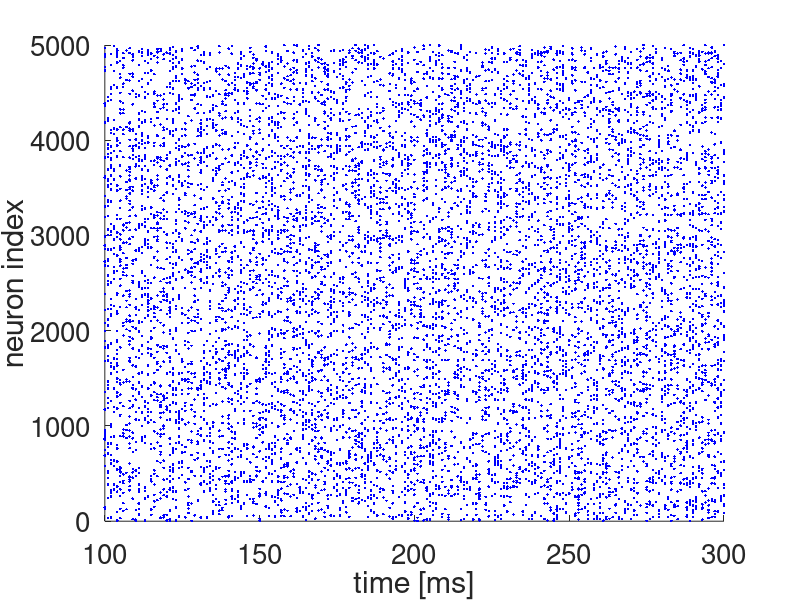

Write the MATLAB code that produced this figure.
% Defining network model parameters
vt = 1;                     % Spiking threshold
tau_m = 10;                 % Membrane time constant [ms]
g_m = 1;                    % Neuron conductance
Nsig = 1.0;                 % Variance amplitude of current
Nmean = 0.0;                % Mean current to neurons
tau_I = 10;                 % Time constant to filter the synaptic inputs
N = 5000;                   % Number of neurons in total
NE = 0.5*N;                 % Number of excitatory neurons
NI = 0.5*N;                 % Number of inhibitory neurons
dt = 1;                     % Simulation time bin [ms]
T = 300/dt;                 % Simulation length 
W = 100/N;                  % Connectivity strength

% Use this for step 6 
%W = 2/sqrt(N);               % Connectivity strength

% Initialization

% setting the random number generator seed
rng(100);

v = rand(N,1)*vt;           % membrane potential
vv = zeros(N,1);            % variable that notes if v crosses the threshold
Iback = zeros(N,1);         % building up the external current
SP = 0;                     % recording spike times
Ichem = zeros(N,1);         % current coming from synaptic inputs
Iext = zeros(N,1);          % external current
raster = [];                % save spike times for plotting
sample_syn_current = zeros(1,T);  % save the synaptic current of a sample neuron

% loop over the time
for t = 1:T
    Iback = Iback + dt/tau_I*(-Iback +randn(N,1));          % generate a colored noise for the current
    Iext = Iback/sqrt(1/(2*(tau_I/dt)))*Nsig+Nmean;         % rescaling the noise current to have the correct mean and variance

    Ichem(1:NE) = Ichem(1:NE) + dt/tau_I*(-Ichem(1:NE) + W*(sum(vv(1:NE))-vv(1:NE))-W*(sum(vv(NE+1:end)))); % current to excitatory neurons coming from the synaptic inputs
    Ichem(NE+1:end) = Ichem(NE+1:end) + dt/tau_I*(-Ichem(NE+1:end) -W*(sum(vv(NE+1:end))-vv(NE+1:end))+W*(sum(vv(1:NE)))); % current to inhibitory neurons coming from the synaptic inputs
    Itot = Iext+Ichem;
    %%%%%%%%%%% To insert integrate-and-fire model here  %%%%%%%%%%%%%
    v= v+ dt./tau_m.*(-g_m*v+Itot); % IF neuron model
    %%%%%%%%%%%%%%%%%%%%%%%%%%%%%%%%%%%%%%%%%%%%%%%%%%%%%%%%%%%%%%%%%%%

    % save the incoming synaptic current of neuron 1
    sample_syn_current(1,t) = Ichem(1);
   
    % inserting an extra spike in neuron 201 after 200 ms, uncomment below
    % to do so. 
%     if t == 200
%        v(200:201)=vt;
%     end
    
    vv =(v>=vt);                                        % spike if voltage crosses the threshold    
    
    v = (1-vv).*v;                                      % reset after spike
    SP = find(vv);                                      % find the spike times
    raster=[raster;t*ones(length(SP),1),SP];            % save spike times for plotting
end

% Plot the raster output
h = figure; hold on;
plot(raster(:,1)*dt, raster(:,2),'.b')
xlim([100 300])
xlabel('time [ms]','fontsize',20)
ylabel('neuron index','fontsize',20)
set(gca,'fontsize',20);
set(gca,'YDir','normal')

% Plot the raster output for the extra inserted spike. Uncomment extra
% spike code and run network again, while plotting the saved raster from the 
% network run where you do not insert the extra spike.


%%% STEP 4 %%% 

% save the raster from the original network run using the line below:
% raster_old = raster
% h = figure; hold on;
% plot(raster_old(:,1)*dt, raster_old(:,2),'.b')
% plot(raster(:,1)*dt, raster(:,2),'.r')
% xlim([150 300])
% xlabel('time [ms]','fontsize',20)
% ylabel('neuron index','fontsize',20)
% set(gca,'fontsize',20);
% set(gca,'YDir','normal')


%%% STEP 5 %%%

% Plot the incoming synaptic current

% plot(sample_syn_current,'b')
% xlim([100 300])
% xlabel('time [ms]','fontsize',20)
% ylabel('incoming synaptic current','fontsize',20)
% set(gca,'fontsize',20);
% set(gca,'YDir','normal')

% Save the synaptic currents for each run, as you vary N. Uncomment and
% comment lines depending on which N you are using on this network run.
%syn_current_N_500 = sample_syn_current;
%syn_current_N_5000 = sample_syn_current;
%syn_current_N_50000 = sample_syn_current;
%syn_current_N_500000 = sample_syn_current;


% In order to plot numerous currents on a single plot as N is varied, run
% the script as you vary N while saving the relevant syn_current_N_XXXX
% (aboove). Then plot the below figure, for weights scaled either by 1/N or
% 1/sqrt(N). 
% h = figure; hold on;
% plot(syn_current_N_500);
% plot(syn_current_N_5000);
% plot(syn_current_N_50000);
% plot(syn_current_N_500000);
% xlim([100 300])
% xlabel('time [ms]','fontsize',20)
% ylabel('incoming synaptic current','fontsize',20)
% set(gca,'fontsize',20);
% set(gca,'YDir','normal')
% legend('N=500','N=5000','N=50000','N=500000')